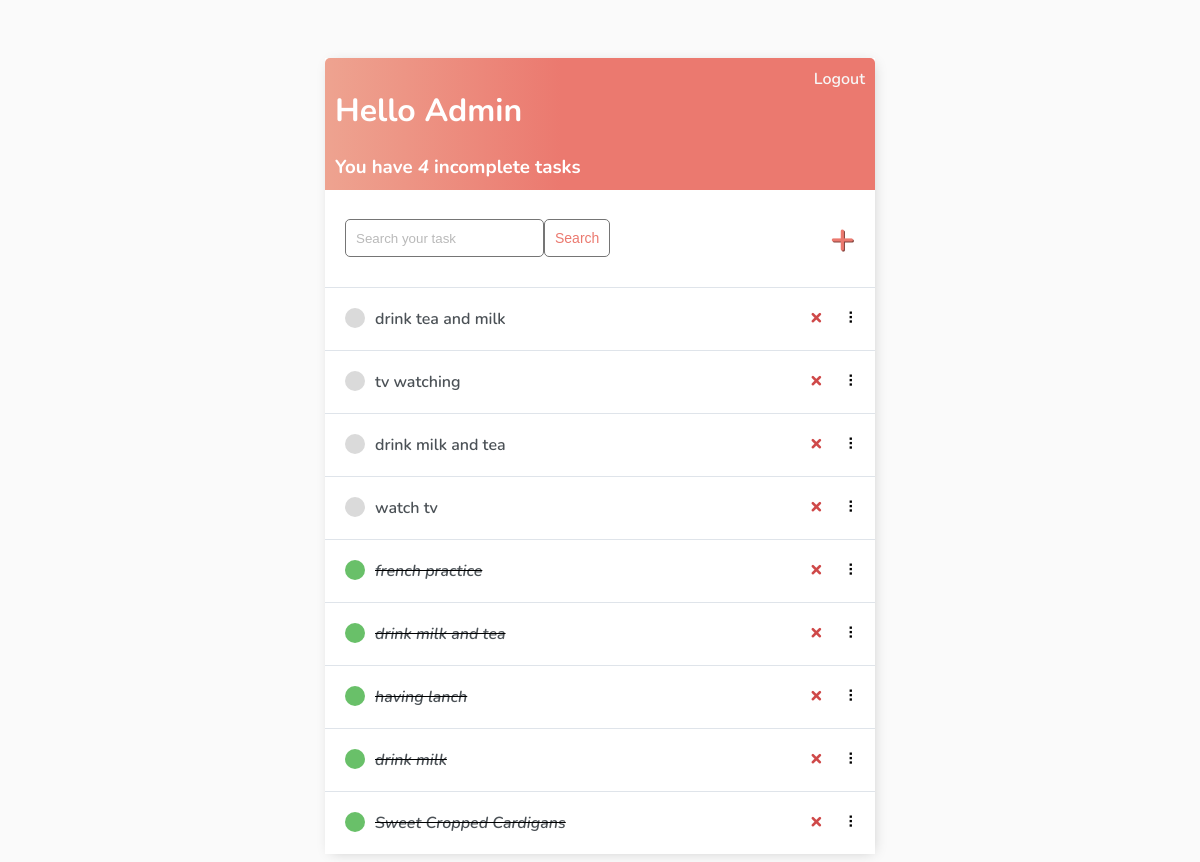
The app's page / (signed in) with its own data.
### todo/models.py (models this page shows, shortened)
class Task(models.Model):
    user = models.ForeignKey(User, on_delete=models.CASCADE)
    title = models.CharField(_("title"), max_length=50)
    description = models.TextField(_("description"))
    complete = models.BooleanField(_("complete") , default=False)
    created = models.DateTimeField(_("created"), auto_now_add=True)
    class Meta:
        ordering = ['complete',]
        verbose_name = _("Task")
        verbose_name_plural = _("Tasks")
    def __str__(self):
        return self.title

### todo/views.py (the view)
# urls.py: path('', TaskList.as_view(), name='tasks'),
class TaskList(LoginRequiredMixin, ListView):
    model = Task
    context_object_name = 'tasks'
    def get_context_data(self, **kwargs):
        context = super().get_context_data(**kwargs)
        context['tasks'] = context['tasks'].filter(user=self.request.user)
        context['count'] = context['tasks'].filter(complete=False).count()
        search_input = self.request.GET.get('search-area') or ''
        if search_input:
            context['tasks'] = context['tasks'].filter(
                title__contains=search_input)
        context['search_input'] = search_input
        return context

### templates/todo/task_list.html (shortened to what this page needs)
{% extends 'base.html' %}
 {% block content %}
<div class="header-bar">
    <div>
        <h1>Hello {{request.user|title}}</h1>
        <h3 style="margin:0">You have <i>{{count}}</i> incomplete task{{ count|pluralize:"s" }}</h3>
    </div>
    {% if request.user.is_authenticated %}
    <a href="{% url 'logout' %}">Logout</a> {% else %}
    <a href="{% url 'login' %}">Login</a> {% endif %}
</div>
<div id="search-add-wrapper">
    <form method="GET" style="display: flex;">
        <input type='text' name='search-area' placeholder="Search your task" value="{{search_input}}">
        <input class="button" type="submit" value='Search'>
    </form>
    {% if tasks|length > 0 %}
    <a id="add-link" href="{% url 'task-create' %}">&#x2b;</a>
    {% endif %}
</div>
<div id="tasklist" class="task-items-wrapper">
    {% for task in tasks %}
    <div class="task-wrapper" data-position="{{task.pk}}">
        <div class="task-title">
            {% if task.complete %}
            <div class="task-complete-icon"></div>
            <i><s><a href="{% url 'task-update' task.id %}">{{task}}</a></s></i> {% else %}
            <div class="task-incomplete-icon"></div>
            <a href="{% url 'task-update' task.id %}">{{task}}</a> {% endif %}
        </div>
        <div class="task-controls">
            <a class="delete-link" href="{% url 'task-delete' task.id %}">&#215;</a>
            <span class="handle">&nbsp;&#10247;</span>
        </div>
    </div>
    {% empty %}
    <div style="text-align: center; padding-bottom: 10px; line-height: 1em;">
        <h3>No new tasks are created.</h3>
        <h3>Create a <a style="text-decoration: none; color: #e53935;" href="{% url 'task-create' %}">New task</a> ! </h3>
    </div>
    {% endfor %}
</div>
{% endblock content %}

### templates/base.html (shortened to what this page needs)
<!DOCTYPE html>
<html lang="en">
<head>
</head>
<body>
    <div class="container">
        {% block content %} {% endblock content %}
    </div>
</body>
</html>

### templates/base.html (style rules this page uses)
body { background-color: #FAFAFA; font-family: 'Nunito', sans-serif; padding-top: 50px; }
h1, h2, h3, h4, h5, h6, { font-family: 'Raleway', sans-serif; }
a, p { color: #4b5156 }
a { font-weight: 600; }
.container { max-width: 550px; margin: auto; background-color: #fff; -webkit-box-shadow: 2px 2px 13px -4px rgba(0, 0, 0, 0.21); box-shadow: 2px 2px 13px -4px rgba(0, 0, 0, 0.21); }
input { outline: none; border: none; }
.header-bar { display: flex; justify-content: space-between; color: #fff; padding: 10px; border-radius: 5px 5px 0 0; background: linear-gradient(90deg, #EEA390 0%, #EB796F 43%, #EB796F 100%); }
.header-bar a { color: rgb(247, 247, 247); text-decoration: none; }
.task-wrapper { display: flex; align-items: center; justify-content: space-between; background-color: #fff; border-top: 1px solid #dfe4ea; overflow: hidden; }
.task-title { display: flex; padding: 20px; }
.task-title a { text-decoration: none; color: #4b5156; margin-left: 10px; }
.task-complete-icon { height: 20px; width: 20px; background-color: rgb(105, 192, 105); border-radius: 50%; }
.task-incomplete-icon { height: 20px; width: 20px; background-color: rgb(218, 218, 218); border-radius: 50%; }
.delete-link { text-decoration: none; font-weight: 900; color: #cf4949; font-size: 22px; line-height: 0; padding: 20px 0px; }
.handle { display: inline-block; padding: 20px 16px; cursor: grab; user-select: none; }
.handle:after, .handle:before { display: block; content: ""; }
#add-link { color: #EB796F; text-decoration: none; font-size: 42px; text-shadow: 1px 1px #81413b; }
#search-add-wrapper { display: flex; justify-content: space-between; align-items: center; padding: 20px; }
input[type=text], input[type=password], textarea { border: 1px solid #757575; border-radius: 5px; padding: 10px; width: 90%; }
::placeholder { font-weight: 300; opacity: 0.5; }
.button { border: 1px solid #757575; background-color: #FFF; color: #EB796F; padding: 10px; font-size: 14px; border-radius: 5px; cursor: pointer; text-decoration: none; }

### records on screen
Task: title "drink tea and milk"
Task: title "tv watching"
Task: title "drink milk and tea"
Task: title "watch tv"
Task: title "french practice"
Task: title "drink milk and tea"
Task: title "having lanch"
Task: title "drink milk"
Task: title "Sweet Cropped Cardigans"

### other values on screen
{{ request.user|title }} "Admin"
{{ count }} "4"
